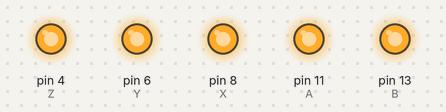
Simulated run of this sketch. Board: Arduino Uno, built with avr-gcc and run on an emulated ATmega328P. On the bench: output pins drawn as LEDs (lit = HIGH).

Above: at 0.5 s.
At 1.6 s:
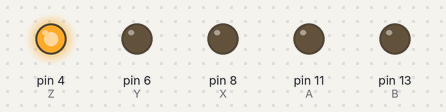
At 2.6 s:
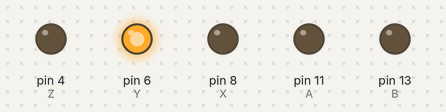
At 4.6 s:
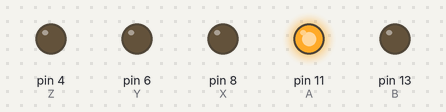
At 5.6 s:
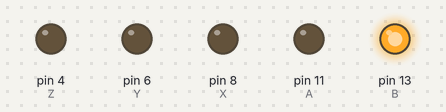
At 19.7 s:
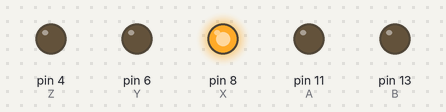
Timing chart, 0 to 20.9 s (numbered marks = the images above):
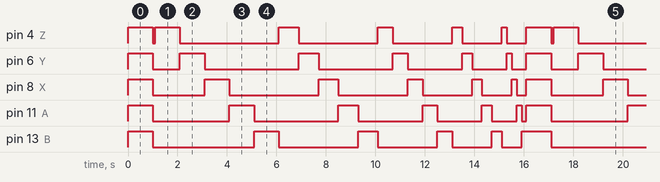

Measured:
- by itself, pin 13 (B): repeats every 16.1 s: LOW 4.1 s, HIGH 1.0 s, LOW 3.2 s, HIGH 0.80 s, LOW 2.4 s, HIGH 0.60 s, LOW 1.6 s, HIGH 0.40 s, LOW 0.80 s, HIGH 1.2 s
- by itself, pin 6 (Y): repeats every 16.1 s: LOW 1.1 s, HIGH 1.0 s, LOW 3.8 s, HIGH 0.80 s, LOW 3.0 s, HIGH 0.60 s, LOW 2.2 s, HIGH 0.40 s, LOW 1.4 s, HIGH 0.20 s, LOW 0.60 s, HIGH 1.0 s
- by itself, everything shown: repeats every 16.1 s, in 27 steps

The sketch:

_3_led.ino
```cpp
int X=8;
int Y=6;
int Z=4;
int A=11;
int B=13;
int d=0;
void setup()
{
  pinMode(X,OUTPUT);
  pinMode(Z,OUTPUT);
  pinMode(Y,OUTPUT);
  pinMode(A,OUTPUT);
  pinMode(B,OUTPUT);


}

void loop()
 {
  if (d<1)
      {
       digitalWrite(X,HIGH);
       digitalWrite(Y,HIGH);
       digitalWrite(Z,HIGH);
       digitalWrite(A,HIGH);
       digitalWrite(B,HIGH);
       delay(1000);
       digitalWrite(X,LOW);
       digitalWrite(Y,LOW);
       digitalWrite(Z,LOW);
       digitalWrite(A,LOW);
       digitalWrite(B,LOW);
       delay(100);
       d=d++;
      }
  for (int temps=1000;temps>=200;temps=temps-200) // temps diminue a chaque tour
  {


                 if (d=1);
         {
            digitalWrite(Z,HIGH); //on allume la 1
            delay(temps);
            digitalWrite(Z,LOW);
            d=d++;
         }


                      if (d=2)
            {
                digitalWrite(Y,HIGH); // on allume la 2
                delay(temps);
                digitalWrite(Y,LOW);
                d=d++;
            }
      if (d=3);
      {
        digitalWrite(X,HIGH); // on allume la 3
        delay(temps);
        digitalWrite(X,LOW);
        d=d++;
      }
        if (d=4);
      {
        digitalWrite(A,HIGH); // on allume la 4
        delay(temps);
        digitalWrite(A,LOW);
        d=d++;
      }
       if (d=5);
      {
        digitalWrite(B,HIGH); // on allume la 5
        delay(temps);
        digitalWrite(B,LOW);
      }
     }

       d=d-5; // on revient a zero
 }
```
